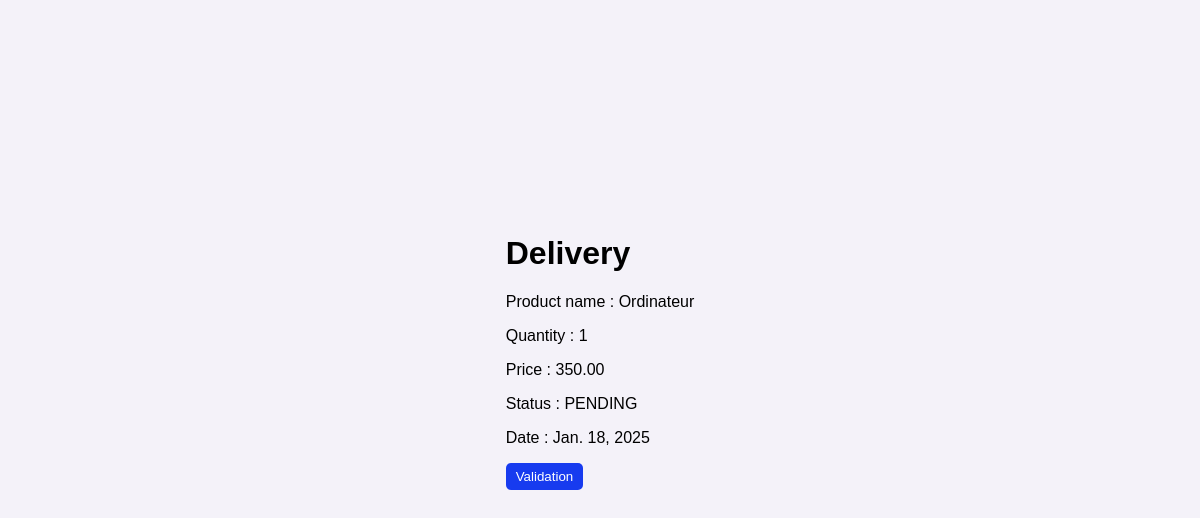
The app's page /supplier_delivery/34 (signed in), older data.
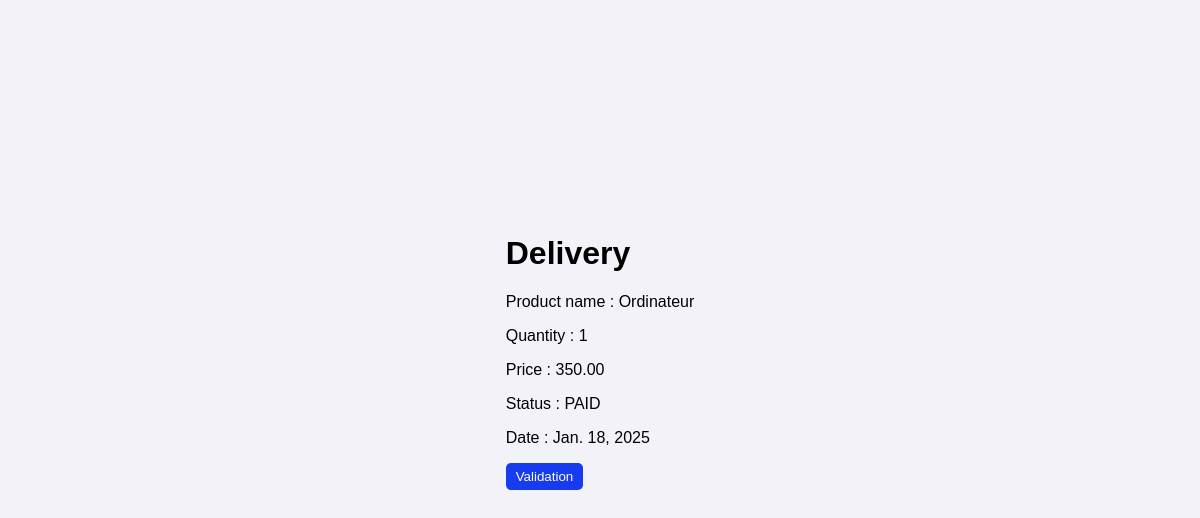
The same page, newer data.
### gestion/models.py (models this page shows, shortened)
class Order(models.Model):
    buyer = models.ForeignKey(User, on_delete= models.CASCADE, related_name='buyer_orders')
    product = models.ForeignKey(Product, on_delete= models.CASCADE)
    quantity = models.IntegerField()
    status = models.CharField(max_length= 20, choices= [('PENDING','pending'),('PAID','paid'),('DELIVERED','delivered'),('CANCELLED','cancelled')], default ='PENDING')
    is_processed = models.BooleanField(default = False)
    order_date = models.DateField(auto_now_add=True)
    payment_date = models.DateTimeField(auto_now_add=True)
    delivery_date = models.DateTimeField(auto_now_add=True)

class Product(models.Model):
    name = models.CharField(max_length=100)
    description = models.TextField(max_length= 200)
    price = models.DecimalField(max_digits= 10, decimal_places= 2)
    quantity = models.IntegerField()
    supplier = models.ForeignKey(User, on_delete = models.CASCADE)

### gestion/views.py (the view, shortened to what this page needs)
# urls.py: path("supplier_delivery/<int:order_id>", views.supplier_delivery, name = "supplier_delivery"),
@login_required
@role_required('Supplier')
def supplier_delivery(request, order_id):
    order = get_object_or_404(Order, id = order_id)
    amount = order.quantity * order.product.price
    return render(request, 'supplier_delivery.html',{'order': order, 'amount': amount})

### gestion/views.py (called while the page is built)
def role_required(role):
    def decorator(view_func):
        @wraps(view_func)
        def _wrapped_view(request, *args, **kwargs):
                if request.user.is_authenticated and request.user.role == role:
                    return view_func(request, *args, **kwargs)
                else:
                    return HttpResponseForbidden("NO PERMISSION")
        return _wrapped_view
    return decorator

### gestion/templates/supplier_delivery.html
{% load static %}
<link rel="stylesheet" href="{% static 'css/style.css' %}">
<form method ="post" action="">
    <h1>Delivery</h1>
    <div>
        <p>Product name : {{order.product.name}}</p>
        <p>Quantity : {{order.quantity}}</p>
        <p>Price : {{order.product.price}}</p>
        <p>Status : {{order.status}}</p>
        <p>Date : {{order.order_date}}</p>
    </div>
    <form method="get" action="{% url 'supplier_orders' %}">{% csrf_token %}
        <button type="submit" class="btn btn-primary"> Validation </button>
    </form>
</form>

Row changes from the older to the newer data that the page shows:
changed Order "Ordinateur": status "PENDING" → "PAID"
